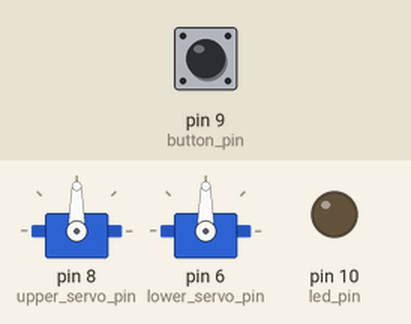
Simulated run of this sketch. Board: Arduino Uno, built with avr-gcc and run on an emulated ATmega328P. Parts: 2 × servo, output pins drawn as LEDs (lit = HIGH). The test bench sets the inputs (shaded band); at power-on: pin 9 (button_pin) LOW.

Above: at 1.2 s.
1.3 s: pin 9 (button_pin) pulled HIGH for 0.15 s
At 2.1 s:
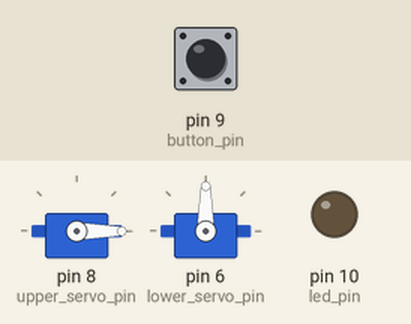
At 3.7 s:
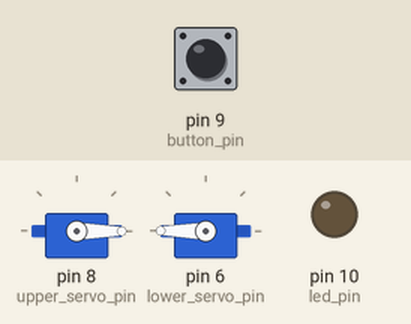
Timing chart, 0 to 16.8 s (numbered marks = the images above; inputs shaded):
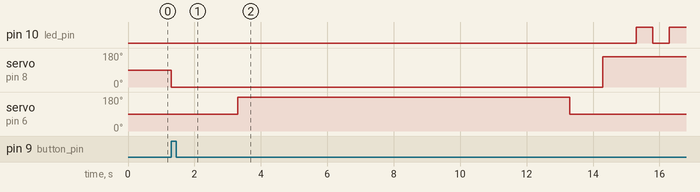

Measured:
- after the input at 1.3 s, pin 10 (led_pin): LOW → HIGH after 14.0 s, → LOW 0.50 s later, → HIGH 0.50 s later; servo on pin 8 (upper_servo_pin): 90° → 0° at once, → 160° 13.0 s later; servo on pin 6 (lower_servo_pin): 90° → 180° after 2.0 s, → 90° 10.0 s later

The sketch:

TeaBot.ino
```cpp
#include <Servo.h>

#define led_pin 10
#define lower_servo_pin 6 //The circular motion one
#define upper_servo_pin 8 //The 180 degrees one
#define button_pin 9

Servo upperServo;
Servo lowerServo;

int pos = 0;

void setup() {
  pinMode(led_pin, OUTPUT);
  pinMode(button_pin, INPUT);
  upperServo.attach(upper_servo_pin);
  lowerServo.attach(lower_servo_pin);
  lowerServo.write(90);
}

void loop() {
  if (digitalRead(button_pin) == HIGH) {
    brew();
  }
  lowerServo.write(90);
}

void brew() {
  bring_down();
  circle();
  bring_up();
  for (int i; i < 2; i++) {
    led_blink();
  }
}

void bring_down() {
  upperServo.write(0);
  delay(2000);
}

void bring_up() {
  upperServo.write(160);
  delay(1000);
}

void led_blink() {
  for (int i = 0; i < 5; i+=1) {
    digitalWrite(led_pin, HIGH);
    delay(500);
    digitalWrite(led_pin, LOW);
    delay(500);
  }
}

void circle() {
  for(int i; i < 10; i++) {
    lowerServo.write(180);
    delay(1000);
  }
  lowerServo.write(90);
  delay(1000);
}
```
